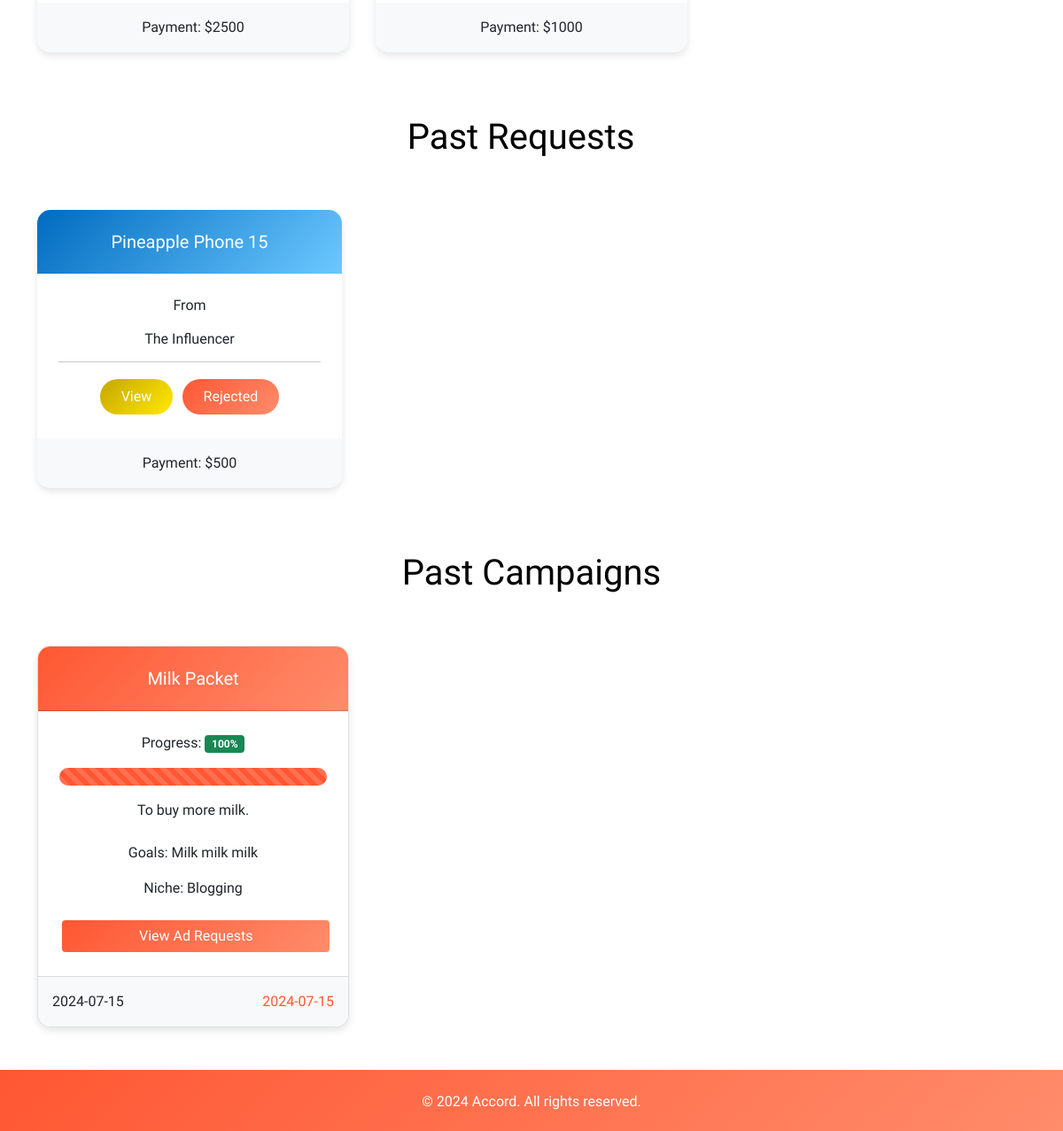
Before: /sponsor/dashboard (lower part) with the older database file.
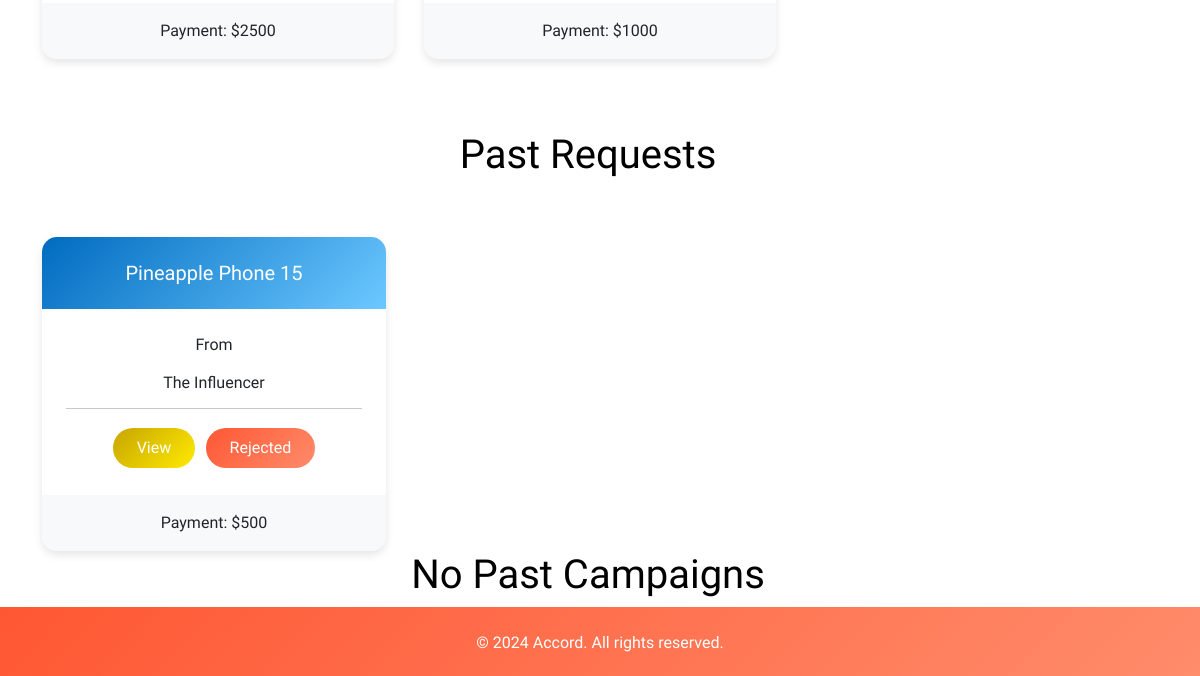
After: the same page with the newer database file.
### application/models.py (models this page shows, shortened)
class InfluencerRequests(db.Model):
    __tablename__ = 'InfluencerRequests'
    key = db.Column(db.Integer, primary_key=True, autoincrement=True)
    influencer = db.Column(db.String, db.ForeignKey('Influencer.username'), nullable=False)
    sponsor = db.Column(db.String, db.ForeignKey('Sponsor.username'), nullable=False)
    campaign = db.Column(db.Integer, db.ForeignKey('Campaign.key'))
    description = db.Column(db.String)
    niche = db.Column(db.String)
    payment = db.Column(db.Integer)
    status = db.Column(db.Integer)

class Campaign(db.Model):
    __tablename__ = 'Campaign'
    key = db.Column(db.Integer, primary_key=True, autoincrement=True)
    sponsor = db.Column(db.String, db.ForeignKey('Sponsor.username'), nullable=False)
    name = db.Column(db.String)
    description = db.Column(db.String)
    niche = db.Column(db.String)
    progress = db.Column(db.Integer)
    start_date = db.Column(db.Date)
    end_date = db.Column(db.Date)
    budget = db.Column(db.Integer)
    goals = db.Column(db.String)
    flag = db.Column(db.Integer)

class Influencer(db.Model, UserMixin):
    __tablename__ = 'Influencer'
    username = db.Column(db.String, primary_key=True)
    password = db.Column(db.String, nullable=False)
    name = db.Column(db.String)
    bio = db.Column(db.String)
    platforms = db.Column(db.String)
    category = db.Column(db.String)
    niche = db.Column(db.String)
    flag = db.Column(db.Integer)

### application/controllers.py (the view)
@app.route('/sponsor/dashboard', methods=['GET', 'POST'])
def sponsor_dashboard():
    if request.method == 'GET':
        campaigns = (
            db.session.query(Campaign)
            .filter(Campaign.sponsor == 'sponsor', Campaign.progress != 100)
            .order_by(Campaign.key.desc())
            .all()
        )
        ad_requests = (
            db.session.query(AdRequests)
            .filter(AdRequests.campaign.in_([campaign.key for campaign in campaigns]))
            .all()
        )
        ad_requests_by_campaign = {}
        for ad_request in ad_requests:
            if ad_request.campaign not in ad_requests_by_campaign:
                ad_requests_by_campaign[ad_request.campaign] = []
            ad_requests_by_campaign[ad_request.campaign].append(ad_request)
        past_campaigns = (
            db.session.query(Campaign)
            .filter(Campaign.sponsor == 'sponsor', Campaign.progress == 100)
            .order_by(Campaign.key.desc())
            .all()
        )
        past_ad_requests = (
            db.session.query(AdRequests)
            .filter(AdRequests.campaign.in_([campaign.key for campaign in past_campaigns]))
            .all()
        )
        past_ad_requests_by_campaign = {}
        for ad_request in past_ad_requests:
            if ad_request.campaign not in past_ad_requests_by_campaign:
                past_ad_requests_by_campaign[ad_request.campaign] = []
            past_ad_requests_by_campaign[ad_request.campaign].append(ad_request)
        adrequest_subquery = (
        db.session.query(
                AdRequests.influencer.label('influencer'),
                db.func.count(AdRequests.status).filter(AdRequests.status == 4).label('adrequest_count'),
            )
            .group_by(AdRequests.influencer)
            .subquery()
        )
        influencer_requests = (
            db.session.query(
                InfluencerRequests,
                Campaign,
                Influencer,
                adrequest_subquery.c.adrequest_count
            )
            .join(Campaign, InfluencerRequests.campaign == Campaign.key)
            .join(Influencer, InfluencerRequests.influencer == Influencer.username)
            .outerjoin(adrequest_subquery, InfluencerRequests.influencer == adrequest_subquery.c.influencer)
            .filter(InfluencerRequests.sponsor == 'sponsor', InfluencerRequests.status == 0)
            .all()[::-1]
        )
        past_influencer_requests = (
            db.session.query(InfluencerRequests, Campaign, Influencer)
            .join(Campaign, InfluencerRequests.campaign == Campaign.key)
            .join(Influencer, InfluencerRequests.influencer == Influencer.username)
            .filter(InfluencerRequests.sponsor == 'sponsor', InfluencerRequests.status != 0)
            .all()[::-1]
        )
        for campaign in campaigns:
            if campaign.end_date < datetime.now().date():
                campaign.progress = 100
                db.session.commit()
            else:
                campaign.progress = int((datetime.now().date() - campaign.start_date).days / (campaign.end_date - campaign.start_date).days * 100)
                db.session.commit()
        serialized_campaigns = []
        for campaign in campaigns:
            campaign_requests = ad_requests_by_campaign.get(campaign.key, [])
            serialized_campaigns.append({
                'key': campaign.key,
                'name': campaign.name,
                'description': campaign.description,
                'niche': campaign.niche,
                'progress': campaign.progress,
                'goals': campaign.goals,
                'start_date': campaign.start_date,
                'end_date': campaign.end_date,
                'ad_requests': [request.to_dict() for request in campaign_requests]
            })
        serialized_past_campaigns = []
        for campaign in past_campaigns:
            campaign_requests = past_ad_requests_by_campaign.get(campaign.key, [])
            serialized_past_campaigns.append({
                'name': campaign.name,
                'description': campaign.description,
                'niche': campaign.niche,
                'progress': campaign.progress,
                'goals': campaign.goals,
                'start_date': campaign.start_date,
                'end_date': campaign.end_date,
                'ad_requests': [request.to_dict() for request in campaign_requests]
            })
        print(dir(influencer_requests[0]))
        return render_template('sponsordashboard.html', campaigns=serialized_campaigns, past_campaigns = serialized_past_campaigns, influencer_requests=influencer_requests, past_influencer_requests=past_influencer_requests)

### application/models.py (called while the page is built)
    def to_dict(self):
        return {
            'key': str(self.key),
            'sponsor': str(self.sponsor),
            'influencer': str(self.influencer),
            'description': str(self.description),
            'niche': str(self.niche),
            'payment': str(self.payment),
            'status': str(self.status)
        }

### templates/sponsordashboard.html (shortened to what the changed rows need)
<!DOCTYPE html>
<html>
<head>
    <link href="https://cdn.jsdelivr.net/npm/bootstrap@5.0.2/dist/css/bootstrap.min.css" rel="stylesheet">
    <link rel="stylesheet" href="https://cdnjs.cloudflare.com/ajax/libs/font-awesome/6.0.0-beta3/css/all.min.css">
    <link rel="stylesheet" href="{{ url_for('static', filename='sponsordashboard.css') }}">
    <link rel="stylesheet" href="{{ url_for('static', filename='nav.css') }}">
    <link rel="stylesheet" href="https://unpkg.com/swiper/swiper-bundle.min.css">
</head>
<body>
    {% if campaigns[0] %}
    <br><br>
    <div class="container">
        {% endif %}
        <br><br><br>
        {% if influencer_requests[0] %}
        <br><br><br>
        <div class="row">
          <div class="col-12 text-center card-container">
            <div class="swiper-container">
                <div class="swiper-wrapper">
                    {% for request, campaign, influencer, adrequest_count in influencer_requests %}
                    <div class="swiper-slide d-flex">
                        <div class="custom-card" style="width: 30rem;">
                            <div class="custom-card-footer">
                                <p class="card-text">Payment: ${{ request.payment }}</p>
                            </div>
                        </div>
                    </div>
                    {% endfor %}
                </div>
            </div>
        </div>
        {% endif %}
        {% if past_influencer_requests[0] %}
        <br><br><br>
        <div class="row">
          <div class="col-12 text-center">
            <br><br><br>
            <h1 style="color: black;">Past Requests</h1>
          </div>
          <div class="col-12 text-center card-container">
            <div class="swiper-container">
                <div class="swiper-wrapper">
                    {% for request, campaign, influencer in past_influencer_requests %}
                    <div class="swiper-slide d-flex">
                        <div class="custom-card" style="width: 30rem;">
                            <div class="custom-card-header">
                                <h5 class="card-title">{{ campaign.name }}</h5>
                            </div>
                            <div class="custom-card-body">
                                <p class="card-text">From</p>
                                <h6 class="card-title">{{ influencer.name }}</h6>
                                <hr>
                                <button class="btn custom-btn-warning" type="button" data-bs-toggle="collapse" data-bs-target="#collapseInvite2" aria-expanded="false" aria-controls="collapseInvite1">
                                    View
                                </button>
                                {% if request.status == 2 %}
                                <button class="btn custom-btn" type="button">Accepted</button>
                                {% else %}
                                <button class="btn custom-btn-danger" type="button">Rejected</button>
                                {% endif %}
                            </div>
                            <div class="custom-card-footer">
                                <p class="card-text">Payment: ${{ request.payment }}</p>
                            </div>
                        </div>
                    </div>
                    {% endfor %}
                </div>
            </div>
        </div>
        {% endif %}
      </div>
        {% if past_campaigns[0] %}
        <br><br>
        <div class="container">
            <div class="row">
                <div class="col-12 text-center">
                    <br><br><br>
                    <h1 style="color: black;">Past Campaigns</h1>
                </div>
            </div>
            <div class="row">
                <div class="col-12 text-center card-container">
                    <div class="swiper-container">
                        <div class="swiper-wrapper">
                            {% for campaign in past_campaigns %}
                            <div class="swiper-slide d-flex">
                                <div class="card" style="width: 30rem;">
                                    <div class="card-header">
                                        <h5 class="card-title">{{ campaign.name }}</h5>
                                    </div>
                                    <div class="card-body">
                                        <p class="card-text">Progress: <span class="badge bg-success">{{ campaign.progress }}%</span></p>
                                        <div class="progress mb-3">
                                            <div class="progress-bar progress-bar-striped progress-bar-animated" role="progressbar" style="width: {{ campaign.progress }}%;" aria-valuenow="{{ campaign.progress }}" aria-valuemin="0" aria-valuemax="100"></div>
                                        </div>
                                        <div>
                                            {{ campaign.description }}
                                            <br><br>
                                            <p class="card-text">Goals: {{ campaign.goals }}</p>
                                            <p class="card-text">Niche: {{ campaign.niche }}</p>
                                            <button class="btn btn-custom w-100 mt-2 view-ad-request-btn" type="button" data-bs-toggle="modal" data-bs-target="#adRequestModal"
                                        data-ad-requests='{{ campaign.ad_requests |tojson }}'>
                                                View Ad Requests
                                            </button>
                                        </div>
                                    </div>
                                    <div class="card-footer text-body-secondary d-flex justify-content-between">
                                        <div>
                                            {{ campaign.start_date }}
                                        </div>
                                        <div style="color: #FF5733;">
                                            {{ campaign.end_date }}
                                        </div>
                                    </div>
                                </div>
                            </div>
                            {% endfor %}
                        </div>
                    </div>
                </div>
            </div>
            {% else %}
            <br><br>
            <div class="row">
                <div class="col-12 text-center">
                    <h1 style="color: black;">No Past Campaigns</h1>
                </div>
            </div>
            {% endif %}
        <br><br>
    </div>
    </div>
    </div>
</body>
</html>

Changed rows visible on the page:
removed Campaign: name "Milk Packet", progress "100", description "To buy more milk.", goals "Milk milk milk", niche "Blogging", start_date "2024-07-15", end_date "2024-07-15"
Other visible differences:
text no longer shown: "Past Campaigns"
text now shown: "No Past Campaigns"
